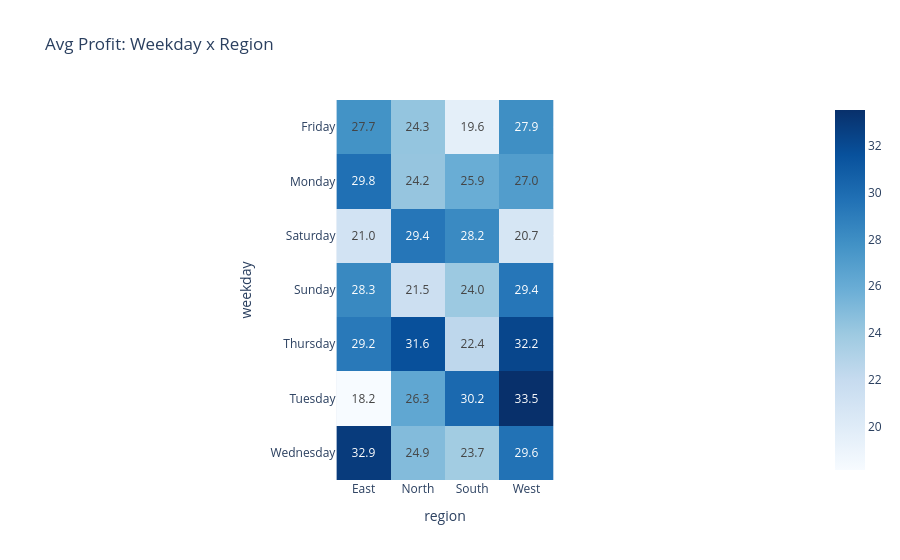

This figure's notebook cell:
### Markdown cell above
## 6. Heatmap

### Code cell
df['month'] = df['date'].dt.month_name()
df['weekday'] = df['date'].dt.day_name()
pivot = df.pivot_table(index='weekday', columns='region', values='profit', aggfunc='mean')
px.imshow(pivot, text_auto='.1f', color_continuous_scale='Blues', title='Avg Profit: Weekday x Region').show()

### Figure 1 — Plotly figure (JSON) as saved in the notebook; plotly's stock layout.template omitted (floating-point values rounded to 4 significant figures)
{"data": [{"coloraxis": "coloraxis", "hovertemplate": "region: %{x}<br>weekday: %{y}<br>color: %{z}<extra></extra>", "name": "0", "texttemplate": "%{z:.1f}", "type": "heatmap", "x": ["East", "North", "South", "West"], "xaxis": "x", "y": ["Friday", "Monday", "Saturday", "Sunday", "Thursday", "Tuesday", "Wednesday"], "yaxis": "y", "z": [[27.71, 24.29, 19.63, 27.94], [29.76, 24.23, 25.93, 27.02], [21.0, 29.38, 28.21, 20.68], [28.31, 21.52, 23.99, 29.37], [29.21, 31.64, 22.39, 32.24], [18.15, 26.34, 30.17, 33.52], [32.87, 24.92, 23.71, 29.63]]}], "layout": {"coloraxis": {"autocolorscale": false, "colorscale": [[0.0, "rgb(247,251,255)"], [0.125, "rgb(222,235,247)"], [0.25, "rgb(198,219,239)"], [0.375, "rgb(158,202,225)"], [0.5, "rgb(107,174,214)"], [0.625, "rgb(66,146,198)"], [0.75, "rgb(33,113,181)"], [0.875, "rgb(8,81,156)"], [1.0, "rgb(8,48,107)"]]}, "title": {"text": "Avg Profit: Weekday x Region"}, "xaxis": {"anchor": "y", "constrain": "domain", "domain": [0.0, 1.0], "scaleanchor": "y", "title": {"text": "region"}}, "yaxis": {"anchor": "x", "autorange": "reversed", "constrain": "domain", "domain": [0.0, 1.0], "title": {"text": "weekday"}}}}
